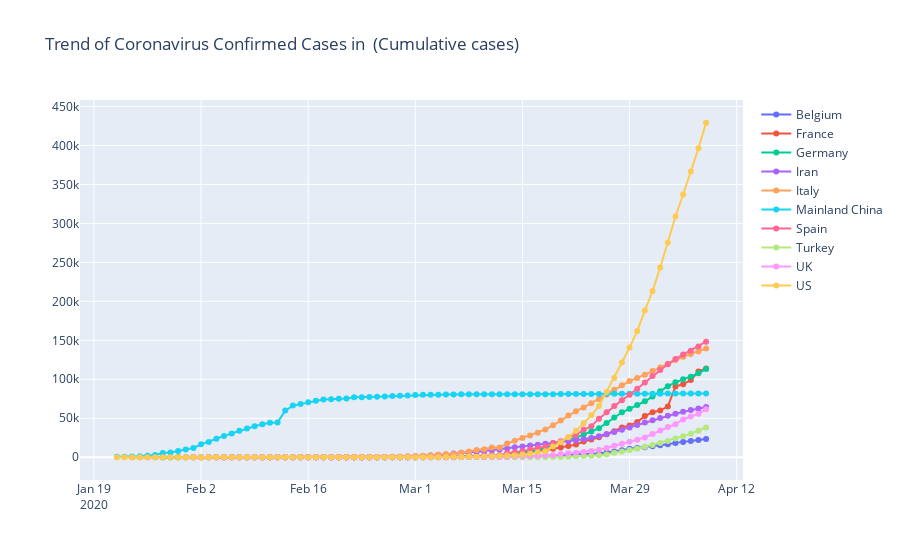

The code cell stored with this chart in its notebook:
### Code cell
PATH = "../visualizations/"
plot1, plot2 = compare_countries(10, 'Confirmed', corona_19_data)
plot1.show()
